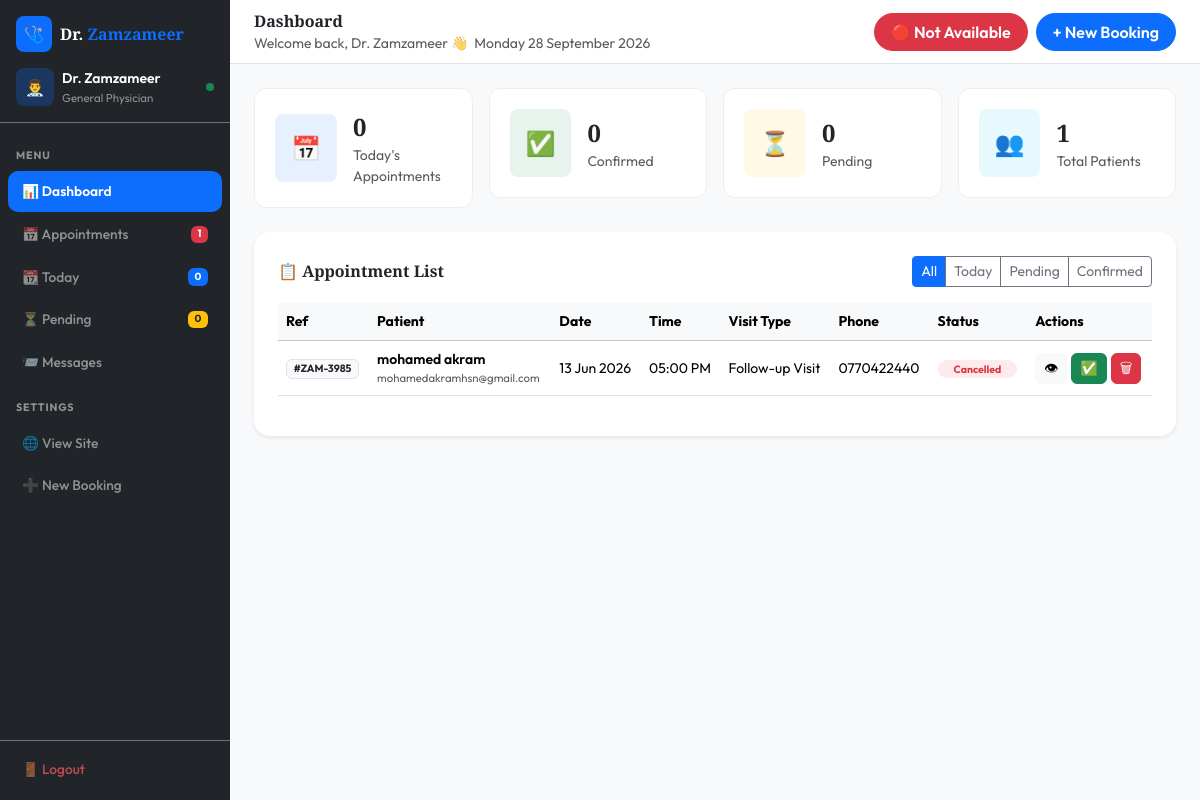
The page /admin.php (signed in) on the database its author committed.
### tables this page shows
CREATE TABLE `appointments` (
  `id`         int(10) UNSIGNED NOT NULL,
  `ref_number` varchar(20)      NOT NULL,                
  `name`       varchar(120)     NOT NULL,
  `email`      varchar(180)     NOT NULL,
  `phone`      varchar(30)      NOT NULL,
  `age`        tinyint(3) UNSIGNED DEFAULT NULL,         
  `address`    varchar(255)         DEFAULT NULL,         
  `appt_date`  date             NOT NULL,                
  `appt_time`  varchar(15)      NOT NULL,                
  `visit_type` varchar(60)      NOT NULL DEFAULT 'General Consultation',
  `symptoms`   text                     DEFAULT NULL,    
  `status`     enum('pending','confirmed','cancelled') NOT NULL DEFAULT 'pending',
  `created_at` timestamp        NOT NULL DEFAULT current_timestamp()
);

### admin.php (the view, shortened to what this page needs)
<?php
require_once 'db.php';
$avail_row = $pdo->query("SELECT setting_value, leave_date FROM clinic_settings WHERE setting_key='doctor_available'")->fetch();
$is_available = true;
if ($avail_row) {
  if ($avail_row['setting_value'] === '0') {
    if ($avail_row['leave_date'] && $avail_row['leave_date'] < date('Y-m-d')) {
      $pdo->prepare("UPDATE clinic_settings SET setting_value='1', leave_date=NULL WHERE setting_key='doctor_available'")->execute([]);
      $is_available = true;
    } else {
      $is_available = false;
    }
  }
}
$is_sunday = (date('N') == 7);
$today = date('Y-m-d');
$total_today = $pdo->query("SELECT COUNT(*) FROM appointments WHERE appt_date='$today'")->fetchColumn();
$total_confirmed = $pdo->query("SELECT COUNT(*) FROM appointments WHERE status='confirmed'")->fetchColumn();
$total_pending = $pdo->query("SELECT COUNT(*) FROM appointments WHERE status='pending'")->fetchColumn();
$total_patients = $pdo->query("SELECT COUNT(*) FROM appointments")->fetchColumn();
$filter = $_GET['filter'] ?? 'all';
$where = '';
$appointments = $pdo->query("SELECT * FROM appointments $where ORDER BY appt_date ASC, appt_time ASC")->fetchAll();
$admin_name = $_SESSION['admin_name'] ?? 'Dr. Zamzameer';
?>
<!doctype html>
<html lang="en">
<head>
  <link href="https://cdn.jsdelivr.net/npm/bootstrap@5.3.3/dist/css/bootstrap.min.css" rel="stylesheet" />
  <link href="https://cdn.jsdelivr.net/npm/bootstrap-icons@1.11.0/font/bootstrap-icons.css" rel="stylesheet" />
</head>
<body class="bg-light">
  <div class="sidebar bg-dark d-flex flex-column" id="sidebar">
    <div class="p-3 border-bottom border-secondary">
      <div class="d-flex align-items-center gap-2 mb-3">
        <div class="bg-primary rounded-3 d-flex align-items-center justify-content-center text-white"
          style="width:36px;height:36px">🩺</div>
        <span class="font-display fw-bold text-white">Dr. <span class="text-primary">Zamzameer</span></span>
      </div>
      <div class="d-flex align-items-center gap-2">
        <div class="bg-primary bg-opacity-25 rounded-3 d-flex align-items-center justify-content-center"
          style="width:38px;height:38px">👨‍⚕️</div>
        <div>
          <div class="text-white fw-semibold small"><?= htmlspecialchars($admin_name) ?></div>
          <div class="text-white-50" style="font-size:0.72rem">General Physician</div>
        </div>
        <span class="ms-auto rounded-circle bg-success" style="width:8px;height:8px"></span>
      </div>
    </div>
    <nav class="p-2 flex-grow-1">
      <div class="text-white-50 px-2 mb-2 mt-3"
        style="font-size:0.67rem;font-weight:700;text-transform:uppercase;letter-spacing:0.08em">Menu</div>
      <a class="sb-link active" href="admin.php">📊 Dashboard</a>
      <a class="sb-link" href="admin.php?filter=all">📅 Appointments
        <span class="ms-auto badge bg-danger rounded-2"><?= $total_patients ?></span></a>
      <a class="sb-link" href="admin.php?filter=today">📆 Today
        <span class="ms-auto badge bg-primary rounded-2"><?= $total_today ?></span></a>
      <a class="sb-link" href="admin.php?filter=pending">⏳ Pending
        <span class="ms-auto badge bg-warning text-dark rounded-2"><?= $total_pending ?></span></a>
      <a class="sb-link" href="#messages" onclick="showMessages()">📨 Messages
      </a>
      <div class="text-white-50 px-2 mb-2 mt-3"
        style="font-size:0.67rem;font-weight:700;text-transform:uppercase;letter-spacing:0.08em">Settings</div>
      <a class="sb-link" href="index.php" target="_blank">🌐 View Site</a>
      <a class="sb-link" href="appointment.php" target="_blank">➕ New Booking</a>
    </nav>
    <div class="p-2 border-top border-secondary">
      <a class="sb-link" href="admin.php?logout=1" style="color:rgba(255,90,95,0.7)!important">🚪 Logout</a>
    </div>
  </div>
  <div class="main-area d-flex flex-column min-vh-100">
    <div class="bg-white border-bottom px-4 d-flex align-items-center justify-content-between sticky-top"
      style="height:64px">
      <div class="d-flex align-items-center gap-2">
        <div>
          <div class="font-display fw-bold">Dashboard</div>
          <div class="text-muted small">Welcome back, <?= htmlspecialchars($admin_name) ?> 👋 &nbsp;<span
              id="today-date"></span></div>
        </div>
      </div>
      <div class="d-flex align-items-center gap-2">
        <?php if ($is_sunday): ?>
          <span class="btn btn-secondary rounded-pill fw-semibold small px-3 disabled" title="Sunday — Auto Closed">
            🔴 Closed (Sunday)
          </span>
        <?php else: ?>
          <a href="admin.php?toggle_avail=1"
            class="btn rounded-pill fw-semibold small px-3 <?php echo $is_available ? 'btn-success' : 'btn-danger'; ?>"
            onclick="return confirm('Toggle doctor availability?')">
            <?php echo $is_available ? '🟢 Available' : '🔴 Not Available'; ?>
          </a>
        <?php endif; ?>
        <button class="btn btn-primary rounded-pill fw-semibold small px-3" onclick="location.href='appointment.php'">+
          New Booking</button>
      </div>
    </div>
    <div class="p-4">
      <div class="row g-3 mb-4">
        <div class="col-6 col-xl-3">
          <div class="kpi-card d-flex align-items-center gap-3">
            <div class="bg-primary bg-opacity-10 rounded-3 p-3 fs-4">📅</div>
            <div>
              <div class="font-display fw-bold fs-4"><?= $total_today ?></div>
              <div class="text-muted small">Today's Appointments</div>
            </div>
          </div>
        </div>
        <div class="col-6 col-xl-3">
          <div class="kpi-card d-flex align-items-center gap-3">
            <div class="bg-success bg-opacity-10 rounded-3 p-3 fs-4">✅</div>
            <div>
              <div class="font-display fw-bold fs-4"><?= $total_confirmed ?></div>
              <div class="text-muted small">Confirmed</div>
            </div>
          </div>
        </div>
        <div class="col-6 col-xl-3">
          <div class="kpi-card d-flex align-items-center gap-3">
            <div class="bg-warning bg-opacity-10 rounded-3 p-3 fs-4">⏳</div>
            <div>
              <div class="font-display fw-bold fs-4"><?= $total_pending ?></div>
              <div class="text-muted small">Pending</div>
            </div>
          </div>
        </div>
        <div class="col-6 col-xl-3">
          <div class="kpi-card d-flex align-items-center gap-3">
            <div class="bg-info bg-opacity-10 rounded-3 p-3 fs-4">👥</div>
            <div>
              <div class="font-display fw-bold fs-4"><?= $total_patients ?></div>
              <div class="text-muted small">Total Patients</div>
            </div>
          </div>
        </div>
      </div>
      <div class="card border-0 shadow-sm rounded-4 p-4 mb-4">
        <div class="d-flex flex-wrap justify-content-between align-items-center mb-3 gap-2">
          <h6 class="font-display fw-bold mb-0">📋 Appointment List</h6>
          <div class="btn-group btn-group-sm">
            <a href="admin.php?filter=all"
              class="btn <?= $filter === 'all' ? 'btn-primary' : 'btn-outline-secondary' ?>">All</a>
            <a href="admin.php?filter=today"
              class="btn <?= $filter === 'today' ? 'btn-primary' : 'btn-outline-secondary' ?>">Today</a>
            <a href="admin.php?filter=pending"
              class="btn <?= $filter === 'pending' ? 'btn-primary' : 'btn-outline-secondary' ?>">Pending</a>
            <a href="admin.php?filter=confirmed"
              class="btn <?= $filter === 'confirmed' ? 'btn-primary' : 'btn-outline-secondary' ?>">Confirmed</a>
          </div>
        </div>
        <?php if (empty($appointments)): ?>
          <div class="text-center py-5 text-muted">
            <div class="fs-1 mb-2">📭</div>
            <p class="mb-0">No appointments found.</p>
          </div>
        <?php else: ?>
          <div class="table-responsive">
            <table class="table table-hover align-middle small">
              <thead class="table-light">
                <tr>
                  <th>Ref</th>
                  <th>Patient</th>
                  <th>Date</th>
                  <th>Time</th>
                  <th>Visit Type</th>
                  <th>Phone</th>
                  <th>Status</th>
                  <th>Actions</th>
                </tr>
              </thead>
              <tbody>
                <?php foreach ($appointments as $a): ?>
                  <tr>
                    <td><span class="badge bg-light text-dark border">#<?= htmlspecialchars($a['ref_number']) ?></span></td>
                    <td>
                      <div class="fw-semibold"><?= htmlspecialchars($a['name']) ?></div>
                      <div class="text-muted" style="font-size:0.71rem"><?= htmlspecialchars($a['email']) ?></div>
                    </td>
                    <td><?= date('d M Y', strtotime($a['appt_date'])) ?></td>
                    <td><?= htmlspecialchars($a['appt_time']) ?></td>
                    <td><?= htmlspecialchars($a['visit_type']) ?></td>
                    <td><?= htmlspecialchars($a['phone']) ?></td>
                    <td>
                      <?php
                      $sc = ['confirmed' => 'badge-status-confirmed', 'pending' => 'badge-status-pending', 'cancelled' => 'badge-status-cancelled'];
                      $sc_cls = $sc[$a['status']] ?? 'bg-secondary';
                      ?>
                      <span class="badge <?= $sc_cls ?> rounded-pill px-3"><?= ucfirst($a['status']) ?></span>
                    </td>
                    <td>
                      <div class="d-flex gap-1">
                        <button class="btn btn-sm btn-light rounded-2" title="View" onclick="viewAppt(
                          '<?= addslashes(htmlspecialchars($a['name'])) ?>',
                          '<?= date('d M Y', strtotime($a['appt_date'])) ?>',
                          '<?= addslashes($a['appt_time']) ?>',
                          '<?= addslashes(htmlspecialchars($a['visit_type'])) ?>',
                          '<?= addslashes($a['status']) ?>',
                          '<?= addslashes(htmlspecialchars($a['phone'])) ?>',
                          '<?= addslashes(htmlspecialchars($a['email'])) ?>',
                          '<?= addslashes(htmlspecialchars($a['symptoms'] ?? '')) ?>'
                        )">👁</button>
                        <?php if ($a['status'] !== 'confirmed'): ?>
                          <a href="admin.php?action=confirm&id=<?= $a['id'] ?>&filter=<?= $filter ?>"
                            class="btn btn-sm btn-success rounded-2" title="Confirm"
                            onclick="return confirm('Confirm this appointment?')">✅</a>
                        <?php endif; ?>
                        <a href="admin.php?action=delete&id=<?= $a['id'] ?>&filter=<?= $filter ?>"
                          class="btn btn-sm btn-danger rounded-2" title="Delete"
                          onclick="return confirm('Delete this record permanently?')">🗑</a>
                      </div>
                    </td>
                  </tr>
                <?php endforeach; ?>
              </tbody>
            </table>
          </div>
        <?php endif; ?>
      </div>
    </div>
  </div>
</body>
</html>

### admin.php (style rules this page uses)
body { font-family: "Outfit", sans-serif; }
.font-display { font-family: "Playfair Display", serif; }
.sidebar { width: 230px; position: fixed; top: 0; left: 0; bottom: 0; z-index: 100; overflow-y: auto; transition: transform 0.3s; }
.main-area { margin-left: 230px; }
.sb-link { display: flex; align-items: center; gap: 10px; padding: 10px 14px; border-radius: 10px; color: rgba(255, 255, 255, 0.5); font-size: 0.86rem; font-weight: 500; text-decoration: none; transition: all 0.18s; margin-bottom: 2px; }
.sb-link.active { background: #0d6efd; color: white; font-weight: 600; }
.kpi-card { border-radius: 12px; padding: 20px; background: #fff; border: 1px solid #eee; transition: transform 0.2s, box-shadow 0.2s; }
.badge-status-cancelled { background: rgba(220, 53, 69, 0.1); color: #dc3545; }

### rows shown on the page
appointments: ref_number "ZAM-3985", name "mohamed akram", email "mohamedakramhsn@gmail.com", appt_date "13 Jun 2026", appt_time "05:00 PM", visit_type "Follow-up Visit", phone "0770422440", status "Cancelled"

### other values the page prints
$admin_name "Dr. Zamzameer"
$total_patients "1"
$total_today "0"
$total_pending "0"
$total_confirmed "0"
